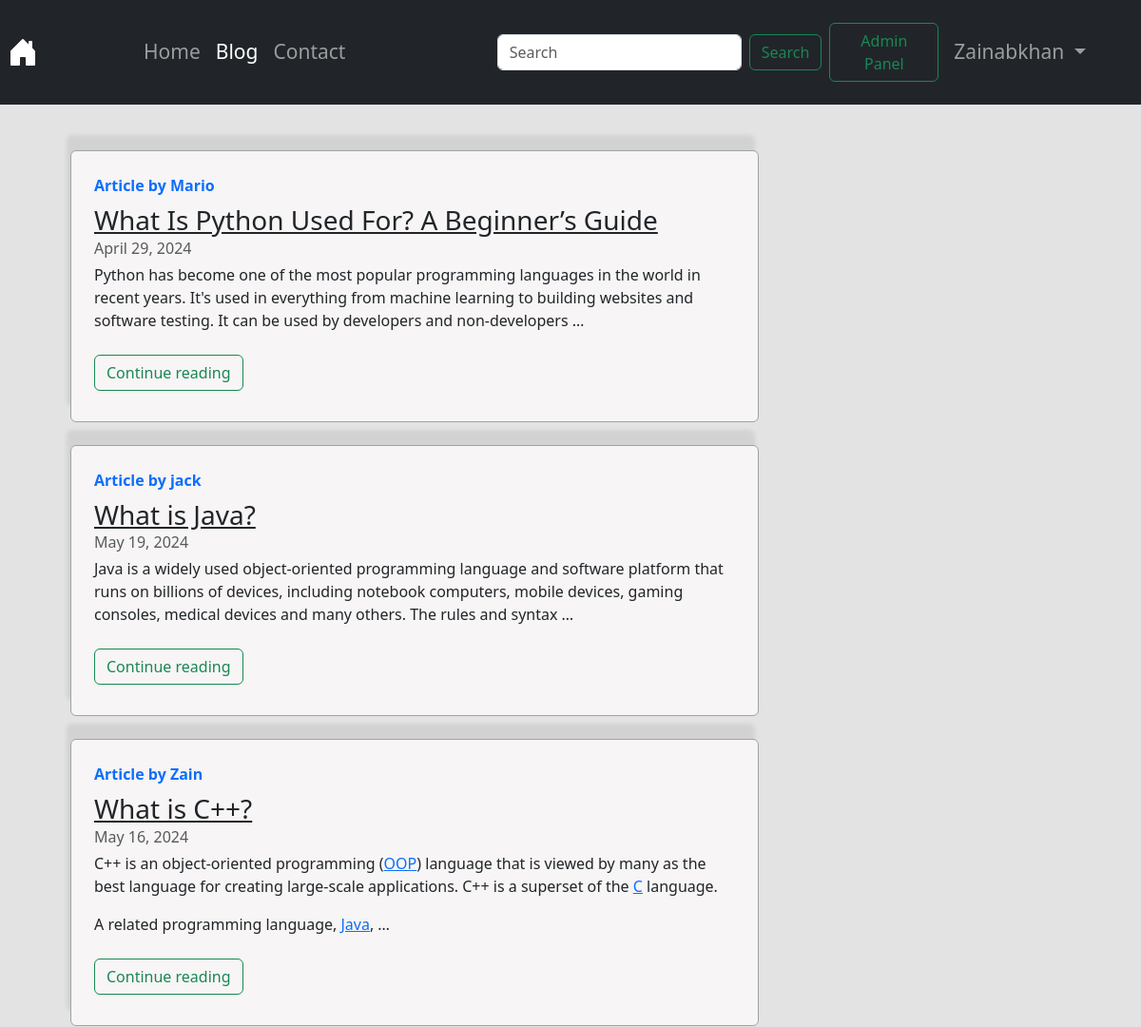
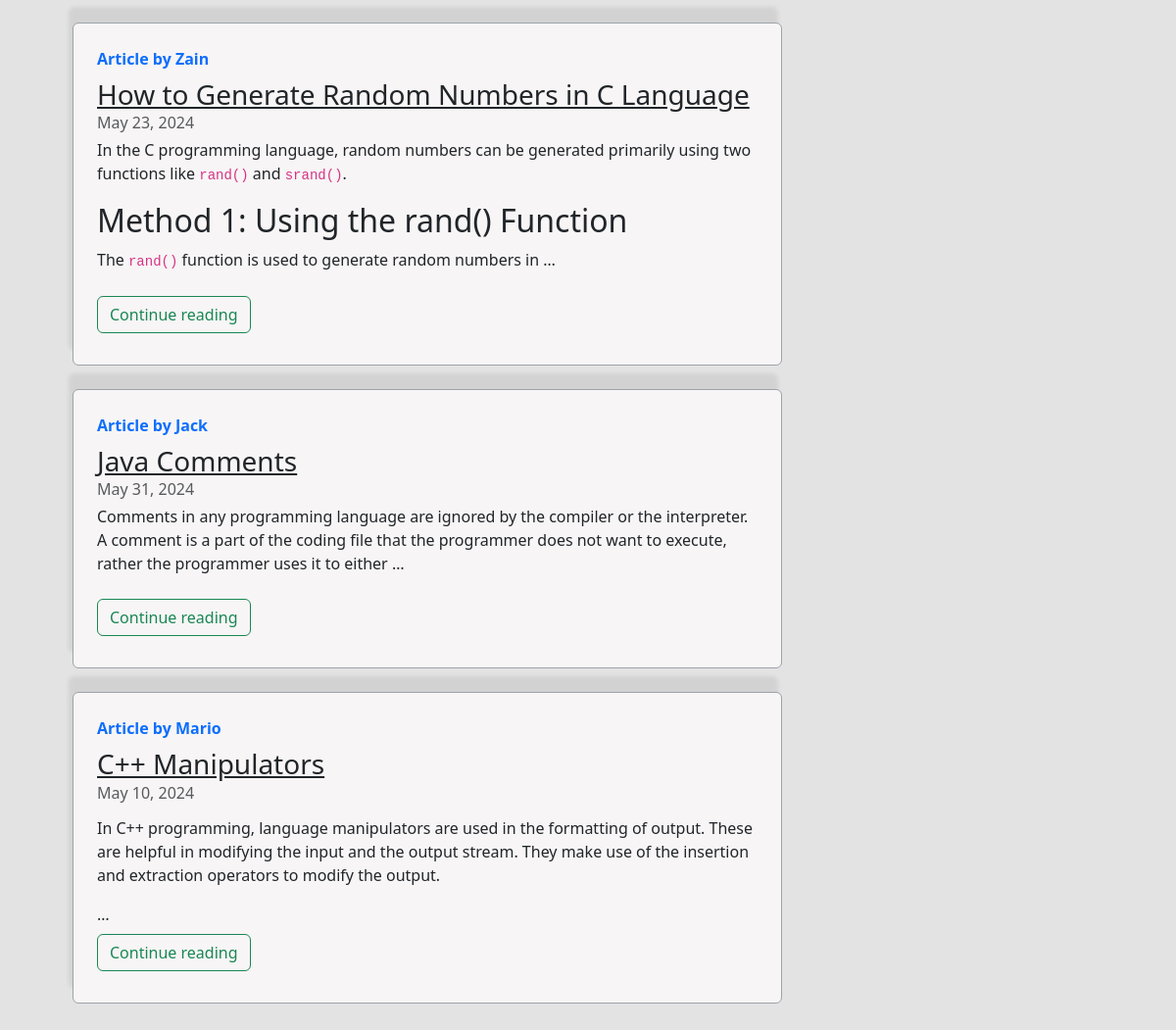
Page /blog/ (signed in) on the committed database (2 pictures, top to bottom).
### blog/models.py (models this page shows, shortened)
class Post(models.Model):
    sno=models.AutoField(primary_key=True)
    author=models.CharField(max_length=25)
    title=models.CharField(max_length=225)
    views=models.IntegerField(default=0)
    content=HTMLField()
    slug=models.CharField(max_length=300)
    datetime=models.DateField( blank=True)

### blog/views.py (the view)
# urls.py: path('', views.Blog,name="Blog"),
def Blog(request):
    allpost=Post.objects.all()
    context={"allpost":allpost}
    return render(request,"blog/blog.html",context)

### templates/blog/blog.html (shortened to what this page needs)
{% extends "basic.html" %}
 {% block blogactive %} active {% endblock blogactive %}
 {% load static %}
 {% block css %}
<link rel="stylesheet" href="{% static "blog.css" %}">
{% endblock css %}
 {% block body %}
<div class="container my-5">
  {% for post in allpost %}
  <div class="row no-gutters border rounded overflow-hidden flex-md-row mb-4 shadow-sm h-md-250 my-4 position-relative">
    <div class="col p-4 d-flex flex-column position-static">
      <strong class="d-inline-block mb-2 text-primary">Article by
        {{post.author}}</strong>
      <h3 class="mb-0"> <a class="text-dark" href="/blog/{{post.slug}}">{{post.title}}</a> </h3>
      <div class="mb-1 text-muted">{{post.datetime}}</div>
      <div class="preview"> {{ post.content|safe|truncatewords_html:37 }} </div>
      <div class="my-2"> <a href="/blog/{{post.slug}}" role="button" class="btn btn-outline-success ">Continue reading</a> </div>
    </div>
  </div>
  {% endfor %}
</div>
{% endblock %}

### templates/basic.html (shortened to what this page needs)
<!doctype html>
<html lang="en">
<head>
  <link href="https://cdn.jsdelivr.net/npm/bootstrap@5.3.3/dist/css/bootstrap.min.css" rel="stylesheet"
>
 {% block css %}{% endblock css %}
</head>
<body>
  <nav class="navbar navbar-expand-lg navbar-dark bg-dark py-4">
    <div class="container-fluid">
      <a class="navbar-brand mx-2" href="/"></a>
      <div class="collapse navbar-collapse mx-3" id="navbarSupportedContent">
        <ul class="navbar-nav me-auto mb-2 mb-lg-0">
          <li class="nav-item">
            <a class="nav-link  {% block homeactive %} {% endblock homeactive %} " href="/">Home</a>
          </li>
          <li class="nav-item ">
            <a class="nav-link {% block blogactive %} {% endblock blogactive %}" href="/blog">Blog</a>
          </li>
          <li class="nav-item">
            <a class="nav-link  {% block contactactive %} {% endblock contactactive %} " href="/contact">Contact</a>
          </li>
        </ul>
        <form method="get" action="/search" class="d-flex mx-3" role="search">
          <input class="form-control me-2" type="search" placeholder="Search" aria-label="Search" name="query"
            id="query">
          <button class="btn btn-outline-success " type="submit">Search</button>
        </form>
        <a href="/admin" class="btn btn-outline-success mx-2 my-sm-0 admin" role="button" target="_blank">Admin Panel</a>
        {% if user.is_authenticated %}
        <ul class="navbar-nav mr-2 ">
        <li class="nav-item dropdown">
          <a class="nav-link dropdown-toggle" href="#" role="button" data-bs-toggle="dropdown" aria-expanded="false">
             {{request.user}}
          </a>
          </div>
      {% endif %}
      </div>
  </nav>
  {% block body %}
  {% endblock body %}
</body>
</html>

### static/blog.css (style rules this page uses)
.border { border: var(--bs-border-width) var(--bs-border-style) #9ea3a9 !important; }
.row { --bs-gutter-x: -24.5rem; background-color: #f7f5f5; }
.my-5 { margin-right: 209px; margin-left: -134px; }
body { background-color: #e3e3e3; }
.shadow-sm { box-shadow: -4px -1rem 0.25rem rgba(0, 0, 0, 0.075) !important; }

### templates/basic.html (style rules this page uses)
.mx-2 { width: 115px; margin-right: 5.5rem !important; margin-left: -0.5rem !important; }
.mr-2 { margin-left: 12px; margin-right: 22px; }
.navbar-nav { margin-left: -80px; font-size: 21px; }

### rows in the picture
Post: author "Mario", title "What Is Python Used For? A Beginner’s Guide", datetime "April 29, 2024", content "Python has become one of the most popular programming languages in the world in recent years. It's used in everything from machine learning to building websites and software testing. It can be used by developers and non-developers …"
Post: author "jack", title "What is Java?", datetime "May 19, 2024", content "Java is a widely used object-oriented programming language and software platform that runs on billions of devices, including notebook computers, mobile devices, gaming consoles, medical devices and many others. The rules and syntax …"
Post: author "Zain", title "What is C++?", datetime "May 16, 2024", content "C++ is an object-oriented programming ( OOP ) language that is viewed by many as the best language for creating large-scale applications. C++ is a superset of the C language. A related programming language, Java , …"
Post: author "Zain", title "How to Generate Random Numbers in C Language", datetime "May 23, 2024", content "In the C programming language, random numbers can be generated primarily using two functions like rand() and srand() . Method 1: Using the rand() Function The rand() function is used to generate random numbers in …"
Post: author "Jack", title "Java Comments", datetime "May 31, 2024", content "Comments in any programming language are ignored by the compiler or the interpreter. A comment is a part of the coding file that the programmer does not want to execute, rather the programmer uses it to either …"
Post: author "Mario", title "C++ Manipulators", datetime "May 10, 2024", content "In C++ programming, language manipulators are used in the formatting of output. These are helpful in modifying the input and the output stream. They make use of the insertion and extraction operators to modify the output. …"

### other values in the picture
{{ request.user }} "Zainabkhan"
